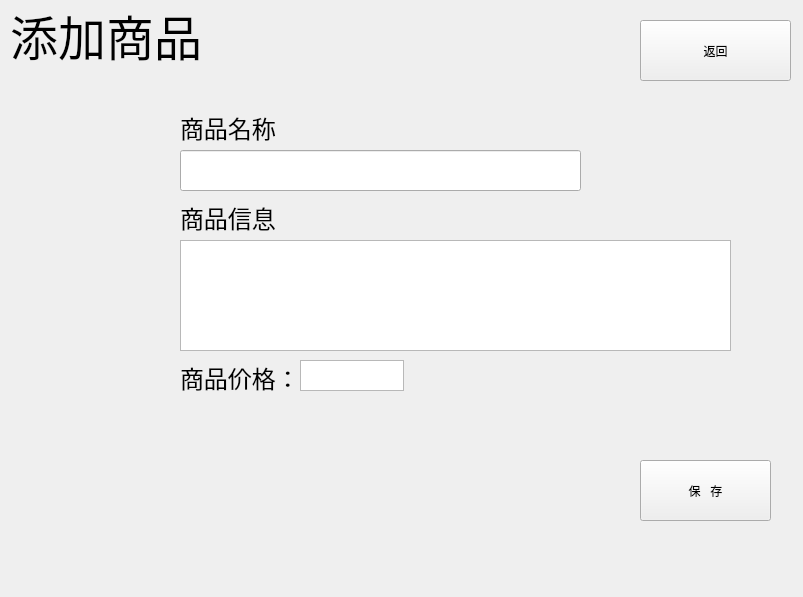
<?xml version="1.0" encoding="UTF-8"?>
<ui version="4.0">
 <class>XiuGai</class>
 <widget class="QWidget" name="XiuGai">
  <property name="geometry">
   <rect>
    <x>0</x>
    <y>0</y>
    <width>803</width>
    <height>597</height>
   </rect>
  </property>
  <property name="windowTitle">
   <string>Form</string>
  </property>
  <widget class="QLabel" name="label">
   <property name="geometry">
    <rect>
     <x>10</x>
     <y>0</y>
     <width>511</width>
     <height>61</height>
    </rect>
   </property>
   <property name="text">
    <string>&lt;html&gt;&lt;head/&gt;&lt;body&gt;&lt;p&gt;&lt;span style=&quot; font-size:36pt;&quot;&gt;添加商品&lt;/span&gt;&lt;/p&gt;&lt;/body&gt;&lt;/html&gt;</string>
   </property>
  </widget>
  <widget class="QPushButton" name="pushButton">
   <property name="geometry">
    <rect>
     <x>640</x>
     <y>20</y>
     <width>151</width>
     <height>61</height>
    </rect>
   </property>
   <property name="text">
    <string>返回</string>
   </property>
  </widget>
  <widget class="QLineEdit" name="ShangPName">
   <property name="geometry">
    <rect>
     <x>180</x>
     <y>150</y>
     <width>401</width>
     <height>41</height>
    </rect>
   </property>
   <property name="text">
    <string/>
   </property>
  </widget>
  <widget class="QTextEdit" name="ShangPInf">
   <property name="geometry">
    <rect>
     <x>180</x>
     <y>240</y>
     <width>551</width>
     <height>111</height>
    </rect>
   </property>
  </widget>
  <widget class="QLabel" name="label_3">
   <property name="geometry">
    <rect>
     <x>180</x>
     <y>110</y>
     <width>121</width>
     <height>31</height>
    </rect>
   </property>
   <property name="text">
    <string>&lt;html&gt;&lt;head/&gt;&lt;body&gt;&lt;p&gt;&lt;span style=&quot; font-size:18pt;&quot;&gt;商品名称&lt;/span&gt;&lt;/p&gt;&lt;/body&gt;&lt;/html&gt;</string>
   </property>
  </widget>
  <widget class="QLabel" name="label_4">
   <property name="geometry">
    <rect>
     <x>180</x>
     <y>200</y>
     <width>121</width>
     <height>31</height>
    </rect>
   </property>
   <property name="text">
    <string>&lt;html&gt;&lt;head/&gt;&lt;body&gt;&lt;p&gt;&lt;span style=&quot; font-size:18pt;&quot;&gt;商品信息&lt;/span&gt;&lt;/p&gt;&lt;/body&gt;&lt;/html&gt;</string>
   </property>
  </widget>
  <widget class="QLabel" name="label_5">
   <property name="geometry">
    <rect>
     <x>180</x>
     <y>360</y>
     <width>121</width>
     <height>31</height>
    </rect>
   </property>
   <property name="text">
    <string>&lt;html&gt;&lt;head/&gt;&lt;body&gt;&lt;p&gt;&lt;span style=&quot; font-size:18pt;&quot;&gt;商品价格：&lt;/span&gt;&lt;/p&gt;&lt;/body&gt;&lt;/html&gt;</string>
   </property>
  </widget>
  <widget class="QTextEdit" name="Jiage">
   <property name="geometry">
    <rect>
     <x>300</x>
     <y>360</y>
     <width>104</width>
     <height>31</height>
    </rect>
   </property>
  </widget>
  <widget class="QPushButton" name="Save">
   <property name="geometry">
    <rect>
     <x>640</x>
     <y>460</y>
     <width>131</width>
     <height>61</height>
    </rect>
   </property>
   <property name="text">
    <string>保   存</string>
   </property>
  </widget>
 </widget>
 <resources/>
 <connections/>
</ui>
